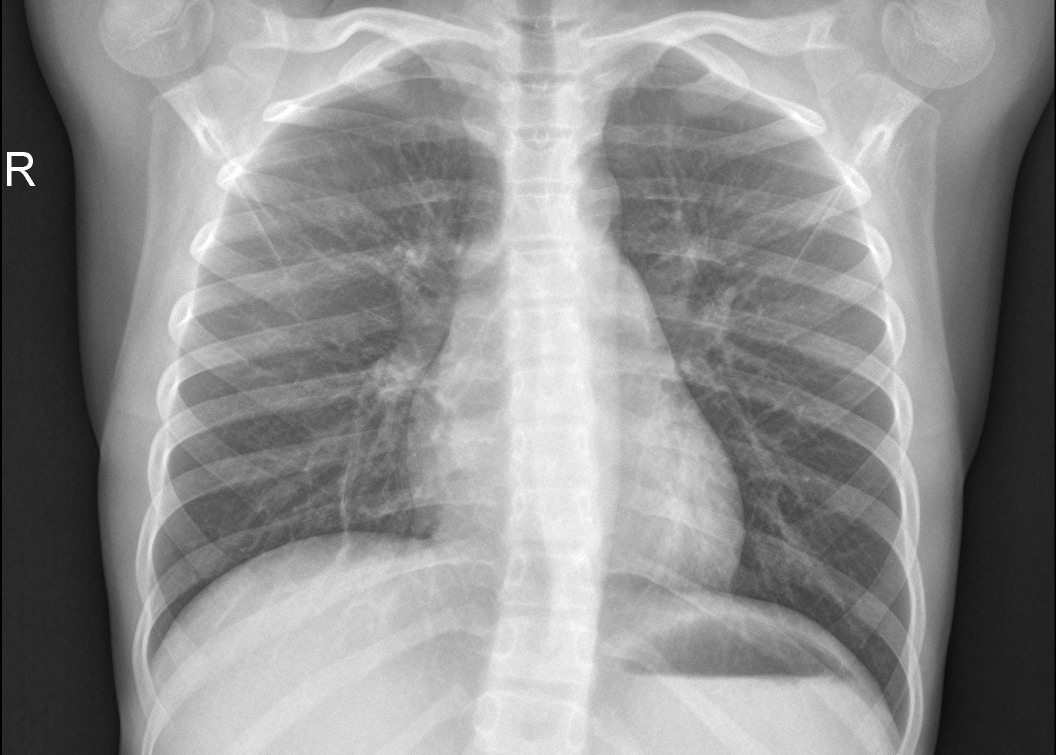
#> input picture data/chest_xray/test/NORMAL/IM-0003-0001.jpeg, 2111 x 1509 px (shown at 1/2 size); its folder holds only this picture in this run
$ jupyter execute --allow-errors EDA.ipynb
#> lines starting #> are read from the running program, lines starting #| are printed output that depends on the picture
Exploratory Data Analysis (EDA) for Pneumonia Chest X-Ray Dataset

Dataset: Kermany et al. (2018) - https://www.kaggle.com/datasets/paultimothymooney/chest-xray-pneumonia

[cell 1]
import os
import numpy as np
import pandas as pd
import matplotlib.pyplot as plt
import seaborn as sns
from pathlib import Path
from PIL import Image
import cv2
from collections import Counter
import warnings
warnings.filterwarnings('ignore')

[cell 2]
DATA_DIR = Path('../data/chest_xray')
RESULTS_DIR = Path('../results/eda')
RESULTS_DIR.mkdir(parents=True, exist_ok=True)

[cell 3]
IMG_EXTENSIONS = ['.jpeg']

def count_images_in_directory(directory):
    """Count images in a directory"""
    return len(list(directory.glob('*.jpeg')))

# Analyze dataset structure
dataset_stats = []

for split in ['train', 'test', 'val']:
    split_dir = DATA_DIR / split
    if split_dir.exists():
        for class_name in ['NORMAL', 'PNEUMONIA']:
            class_dir = split_dir / class_name
            if class_dir.exists():
                count = count_images_in_directory(class_dir)
                dataset_stats.append({
                    'Split': split.capitalize(),
                    'Class': class_name,
                    'Count': count
                })
                print(f"{split.upper()}/{class_name}: {count} images")

df_stats = pd.DataFrame(dataset_stats)

[cell 4]
print(df_stats)

### SUMMARY STATISTICS

#> (a cell that did not finish here is left out)

### SAMPLE IMAGES VISUALIZATION

[cell 6]
def load_sample_images(class_dir, num_samples=4):
    """Load random sample images from a directory"""
#> called with num_samples = 4
    image_paths = []
    for ext in IMG_EXTENSIONS:
        image_paths.extend(list(class_dir.glob(f'*{ext}')))

    # Randomly select samples
    np.random.seed(42)  # For reproducibility
    selected = np.random.choice(image_paths, min(num_samples, len(image_paths)), replace=False)

    images = []
    for path in selected:
        img = cv2.imread(str(path), cv2.IMREAD_GRAYSCALE)
#> img is the input picture: shape (1509, 2111); min 0, max 255, mean 142.4
        if img is not None:
            images.append(img)

    return images

# Load sample images
normal_dir = DATA_DIR / 'train' / 'NORMAL'
pneumonia_dir = DATA_DIR / 'train' / 'PNEUMONIA'

normal_samples = load_sample_images(normal_dir, num_samples=4)
#> normal_samples = 1 item
pneumonia_samples = load_sample_images(pneumonia_dir, num_samples=4)
#> call 2 of load_sample_images, with num_samples = 4
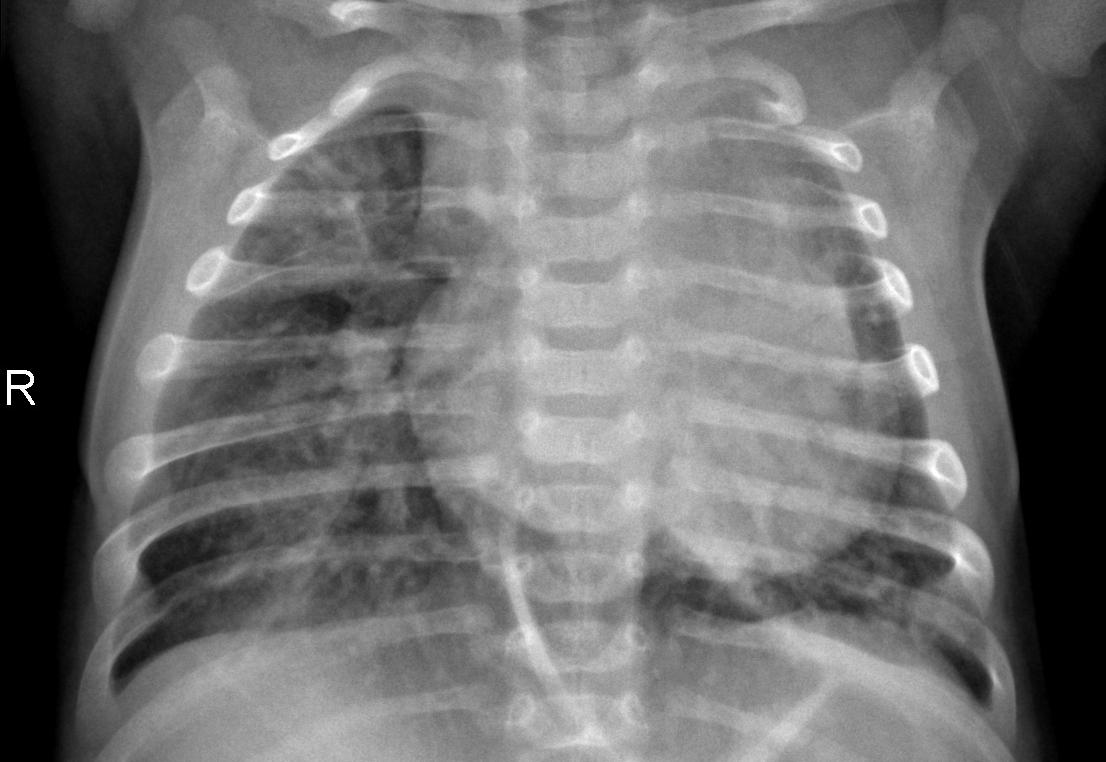
#> input picture data/chest_xray/test/PNEUMONIA/person100_bacteria_475.jpeg, 1106 x 762 px
#> in load_sample_images, img is the input picture: shape (762, 1106); min 0, max 255, mean 110.6
#> pneumonia_samples = 1 item

# Create visualization
fig, axes = plt.subplots(2, 4, figsize=(16, 8))

# Plot normal samples
for i, img in enumerate(normal_samples):
    axes[0, i].imshow(img, cmap='gray')
    axes[0, i].set_title(f'Normal {i+1}', fontsize=12, fontweight='bold', color='green')
    axes[0, i].axis('off')
#> this loop made 1 pass

# Plot pneumonia samples
for i, img in enumerate(pneumonia_samples):
    axes[1, i].imshow(img, cmap='gray')
    axes[1, i].set_title(f'Pneumonia {i+1}', fontsize=12, fontweight='bold', color='red')
    axes[1, i].axis('off')

plt.suptitle('Sample Chest X-Ray Images', fontsize=18, fontweight='bold', y=0.98)
plt.tight_layout()
plt.savefig(RESULTS_DIR / 'sample_images.png', dpi=300, bbox_inches='tight')
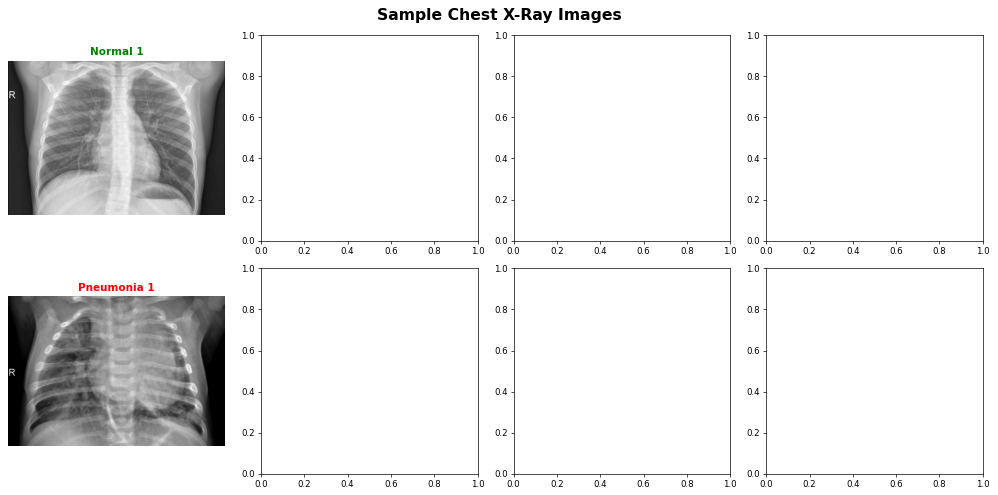
#> figure drawn by matplotlib, 2 panels
print(f" Sample images saved: {RESULTS_DIR / 'sample_images.png'}")
plt.show()

[cell 7]
# Prepare data for visualization
train_data = df_stats[df_stats['Split'] == 'Train']
#> (the rest of this cell did not finish here and is left out)

### Image Dimension Analysis (EDA / Data Profiling)

Before starting the modelling phase, we inspect basic image properties across the dataset (train/val/test), namely **width**, **height**, **aspect ratio**, and **file size**.
This is an **exploratory sanity-check** step (not the final preprocessing pipeline) whose goal is to understand how heterogeneous the images are and to identify potential outliers or inconsistencies.

These statistics help us justify key preprocessing choices required by CNN-based models, such as:
- the **input resolution** to adopt (e.g., 224×224 for many pretrained networks),
- whether resizing may introduce **distortion** (aspect ratio variability),
- whether we should prefer **resize + padding** vs **cropping**,
- and whether there are unusual files (very small/large images or atypical file sizes) that may need filtering.

The outputs are saved as a figure (`dimension_analysis.png`) and a summary table (`dimension_statistics.csv`) for reporting and reproducibility.

[cell 8]
def analyze_dimensions(data_dir, max_samples=1000):
    """Analyze image dimensions across dataset"""
    dimensions = []
    aspect_ratios = []
    file_sizes = []

    sample_count = 0

    for split in ['train', 'test', 'val']:
        split_dir = data_dir / split
        if not split_dir.exists():
            continue

        for class_name in ['NORMAL', 'PNEUMONIA']:
            class_dir = split_dir / class_name
            if not class_dir.exists():
                continue

            image_paths = []
            for ext in IMG_EXTENSIONS:
                image_paths.extend(list(class_dir.glob(f'*{ext}')))

            # Sample if too many images
            if len(image_paths) > max_samples // 6:
                np.random.seed(42)
                image_paths = np.random.choice(image_paths, max_samples // 6, replace=False)

            for img_path in image_paths:
                try:
                    img = Image.open(img_path)
                    width, height = img.size
                    dimensions.append((width, height))
                    aspect_ratios.append(width / height)
                    file_sizes.append(os.path.getsize(img_path) / 1024)  # KB
                    sample_count += 1
                except Exception as e:
                    print(f"Error loading {img_path}: {e}")

    print(f"Analyzed {sample_count} images")

    return np.array(dimensions), np.array(aspect_ratios), np.array(file_sizes)

# Analyze dimensions
dimensions, aspect_ratios, file_sizes = analyze_dimensions(DATA_DIR)

widths = dimensions[:, 0]
heights = dimensions[:, 1]

# Print statistics
print("\nDimension Statistics:")
print(f"  Width  - Min: {widths.min()}, Max: {widths.max()}, Mean: {widths.mean():.1f}, Std: {widths.std():.1f}")
print(f"  Height - Min: {heights.min()}, Max: {heights.max()}, Mean: {heights.mean():.1f}, Std: {heights.std():.1f}")
print(f"  Aspect Ratio - Mean: {aspect_ratios.mean():.3f}, Std: {aspect_ratios.std():.3f}")
print(f"  File Size (KB) - Mean: {file_sizes.mean():.1f}, Std: {file_sizes.std():.1f}")

# Create visualization
fig, axes = plt.subplots(2, 3, figsize=(18, 12))

# Width distribution
axes[0, 0].hist(widths, bins=50, color='steelblue', edgecolor='black', alpha=0.7)
axes[0, 0].axvline(widths.mean(), color='red', linestyle='--', linewidth=2, label=f'Mean: {widths.mean():.0f}')
axes[0, 0].set_xlabel('Width (pixels)', fontsize=12, fontweight='bold')
axes[0, 0].set_ylabel('Frequency', fontsize=12, fontweight='bold')
axes[0, 0].set_title('Image Width Distribution', fontsize=14, fontweight='bold')
axes[0, 0].legend()
axes[0, 0].grid(alpha=0.3)

# Height distribution
axes[0, 1].hist(heights, bins=50, color='forestgreen', edgecolor='black', alpha=0.7)
axes[0, 1].axvline(heights.mean(), color='red', linestyle='--', linewidth=2, label=f'Mean: {heights.mean():.0f}')
axes[0, 1].set_xlabel('Height (pixels)', fontsize=12, fontweight='bold')
axes[0, 1].set_ylabel('Frequency', fontsize=12, fontweight='bold')
axes[0, 1].set_title('Image Height Distribution', fontsize=14, fontweight='bold')
axes[0, 1].legend()
axes[0, 1].grid(alpha=0.3)

# Aspect ratio distribution
axes[0, 2].hist(aspect_ratios, bins=50, color='coral', edgecolor='black', alpha=0.7)
axes[0, 2].axvline(aspect_ratios.mean(), color='red', linestyle='--', linewidth=2,
                   label=f'Mean: {aspect_ratios.mean():.3f}')
axes[0, 2].set_xlabel('Aspect Ratio (W/H)', fontsize=12, fontweight='bold')
axes[0, 2].set_ylabel('Frequency', fontsize=12, fontweight='bold')
axes[0, 2].set_title('Aspect Ratio Distribution', fontsize=14, fontweight='bold')
axes[0, 2].legend()
axes[0, 2].grid(alpha=0.3)

# Width vs Height scatter
axes[1, 0].scatter(widths, heights, alpha=0.3, s=10, color='purple')
axes[1, 0].set_xlabel('Width (pixels)', fontsize=12, fontweight='bold')
axes[1, 0].set_ylabel('Height (pixels)', fontsize=12, fontweight='bold')
axes[1, 0].set_title('Width vs Height', fontsize=14, fontweight='bold')
axes[1, 0].grid(alpha=0.3)

# Add reference line for 224x224 (common resize target)
axes[1, 0].axhline(224, color='red', linestyle='--', alpha=0.5, label='224px')
axes[1, 0].axvline(224, color='red', linestyle='--', alpha=0.5)
axes[1, 0].legend()

# File size distribution
axes[1, 1].hist(file_sizes, bins=50, color='orange', edgecolor='black', alpha=0.7)
axes[1, 1].axvline(file_sizes.mean(), color='red', linestyle='--', linewidth=2,
                   label=f'Mean: {file_sizes.mean():.1f} KB')
axes[1, 1].set_xlabel('File Size (KB)', fontsize=12, fontweight='bold')
axes[1, 1].set_ylabel('Frequency', fontsize=12, fontweight='bold')
axes[1, 1].set_title('File Size Distribution', fontsize=14, fontweight='bold')
axes[1, 1].legend()
axes[1, 1].grid(alpha=0.3)

# Box plots for width and height
bp_data = [widths, heights]
bp = axes[1, 2].boxplot(bp_data, labels=['Width', 'Height'], patch_artist=True,
                        boxprops=dict(facecolor='lightblue', alpha=0.7),
                        medianprops=dict(color='red', linewidth=2))
axes[1, 2].set_ylabel('Pixels', fontsize=12, fontweight='bold')
axes[1, 2].set_title('Dimension Statistics (Box Plot)', fontsize=14, fontweight='bold')
axes[1, 2].grid(alpha=0.3, axis='y')

plt.tight_layout()
plt.savefig(RESULTS_DIR / 'dimension_analysis.png', dpi=300, bbox_inches='tight')
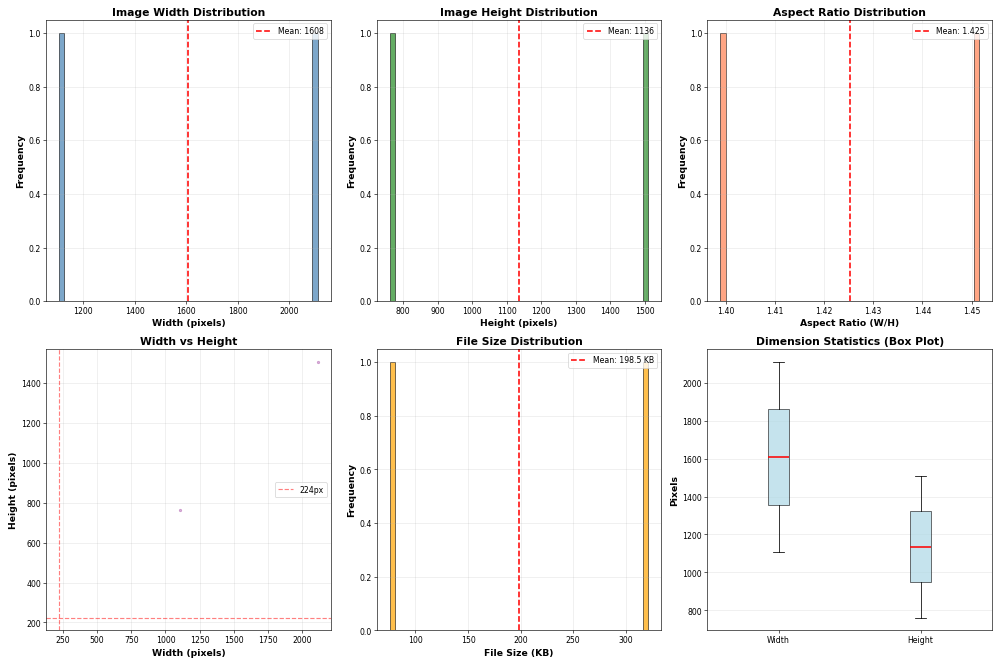
#> figure drawn by matplotlib, 6 panels
print(f"✓ Dimension analysis plot saved: {RESULTS_DIR / 'dimension_analysis.png'}")
plt.show()

# Save dimension statistics
dim_stats = pd.DataFrame({
    'Metric': ['Width Min', 'Width Max', 'Width Mean', 'Width Std',
               'Height Min', 'Height Max', 'Height Mean', 'Height Std',
               'Aspect Ratio Mean', 'Aspect Ratio Std',
               'File Size Mean (KB)', 'File Size Std (KB)'],
    'Value': [widths.min(), widths.max(), widths.mean(), widths.std(),
              heights.min(), heights.max(), heights.mean(), heights.std(),
              aspect_ratios.mean(), aspect_ratios.std(),
              file_sizes.mean(), file_sizes.std()]
})
#> (the rest of this cell did not finish here and is left out)

[cell 9]
def sample_pixel_intensities(data_dir, class_name, split='train', num_samples=100):
    """Sample pixel intensities from images"""
    class_dir = data_dir / split / class_name

    image_paths = []
    for ext in IMG_EXTENSIONS:
        image_paths.extend(list(class_dir.glob(f'*{ext}')))

    # Random sample
    np.random.seed(42)
    selected = np.random.choice(image_paths, min(num_samples, len(image_paths)), replace=False)

    all_intensities = []
    for img_path in selected:
        img = cv2.imread(str(img_path), cv2.IMREAD_GRAYSCALE)
        if img is not None:
            all_intensities.extend(img.flatten())

    return np.array(all_intensities)

# Sample intensities
print("Sampling pixel intensities...")
normal_intensities = sample_pixel_intensities(DATA_DIR, 'NORMAL', num_samples=100)
pneumonia_intensities = sample_pixel_intensities(DATA_DIR, 'PNEUMONIA', num_samples=100)

print(f"Normal samples: {len(normal_intensities):,} pixels")
print(f"Pneumonia samples: {len(pneumonia_intensities):,} pixels")

# Statistics
print("\nIntensity Statistics (0-255 scale):")
print(f"  Normal    - Mean: {normal_intensities.mean():.2f}, Std: {normal_intensities.std():.2f}")
print(f"  Pneumonia - Mean: {pneumonia_intensities.mean():.2f}, Std: {pneumonia_intensities.std():.2f}")

# Create visualization
fig, axes = plt.subplots(2, 2, figsize=(16, 12))

# Histogram overlay
axes[0, 0].hist(normal_intensities, bins=50, alpha=0.6, label='Normal',
                color='green', edgecolor='black', density=True)
axes[0, 0].hist(pneumonia_intensities, bins=50, alpha=0.6, label='Pneumonia',
                color='red', edgecolor='black', density=True)
axes[0, 0].set_xlabel('Pixel Intensity (0-255)', fontsize=12, fontweight='bold')
axes[0, 0].set_ylabel('Density', fontsize=12, fontweight='bold')
axes[0, 0].set_title('Pixel Intensity Distribution Comparison', fontsize=14, fontweight='bold')
axes[0, 0].legend(fontsize=12)
axes[0, 0].grid(alpha=0.3)

# Separate histograms
axes[0, 1].hist(normal_intensities, bins=50, color='green', edgecolor='black', alpha=0.7)
axes[0, 1].axvline(normal_intensities.mean(), color='darkgreen', linestyle='--', linewidth=2,
                   label=f'Mean: {normal_intensities.mean():.1f}')
axes[0, 1].set_xlabel('Pixel Intensity', fontsize=12, fontweight='bold')
axes[0, 1].set_ylabel('Frequency', fontsize=12, fontweight='bold')
axes[0, 1].set_title('Normal X-Rays - Intensity Distribution', fontsize=14, fontweight='bold')
axes[0, 1].legend()
axes[0, 1].grid(alpha=0.3)

axes[1, 0].hist(pneumonia_intensities, bins=50, color='red', edgecolor='black', alpha=0.7)
axes[1, 0].axvline(pneumonia_intensities.mean(), color='darkred', linestyle='--', linewidth=2,
                   label=f'Mean: {pneumonia_intensities.mean():.1f}')
axes[1, 0].set_xlabel('Pixel Intensity', fontsize=12, fontweight='bold')
axes[1, 0].set_ylabel('Frequency', fontsize=12, fontweight='bold')
axes[1, 0].set_title('Pneumonia X-Rays - Intensity Distribution', fontsize=14, fontweight='bold')
axes[1, 0].legend()
axes[1, 0].grid(alpha=0.3)

# Box plot comparison
bp_data = [normal_intensities, pneumonia_intensities]
bp = axes[1, 1].boxplot(bp_data, labels=['Normal', 'Pneumonia'], patch_artist=True,
                        boxprops=dict(alpha=0.7),
                        medianprops=dict(color='red', linewidth=2))
bp['boxes'][0].set_facecolor('green')
bp['boxes'][1].set_facecolor('red')
axes[1, 1].set_ylabel('Pixel Intensity', fontsize=12, fontweight='bold')
axes[1, 1].set_title('Intensity Comparison (Box Plot)', fontsize=14, fontweight='bold')
axes[1, 1].grid(alpha=0.3, axis='y')

plt.tight_layout()
plt.savefig(RESULTS_DIR / 'intensity_analysis.png', dpi=300, bbox_inches='tight')
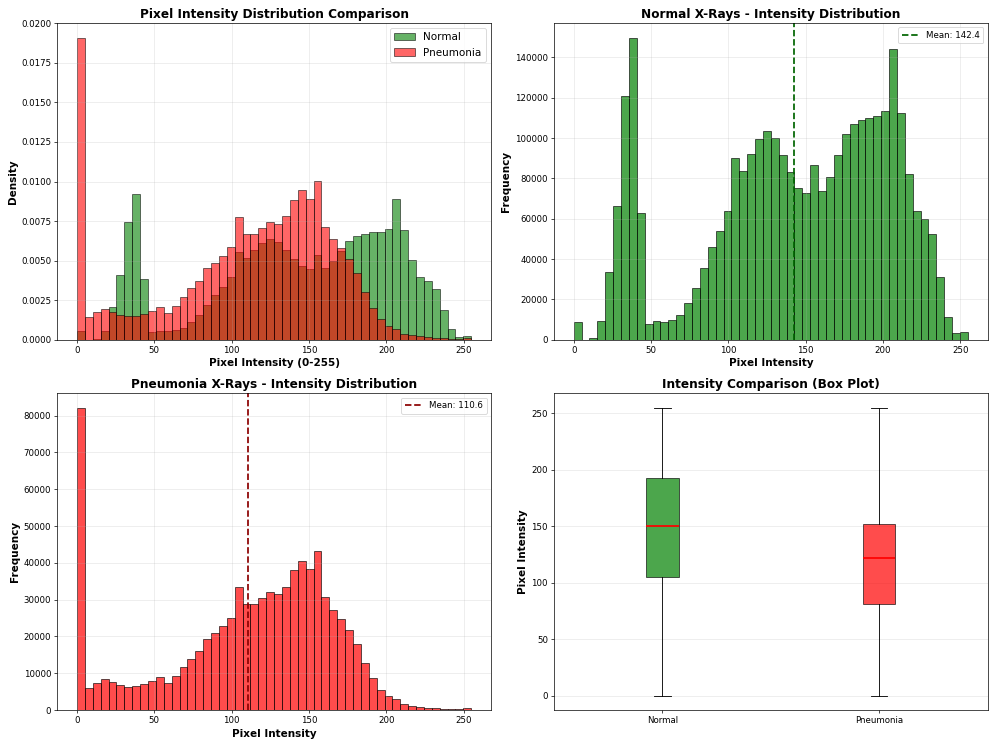
#> figure drawn by matplotlib, 4 panels; panel 1: tallest bar 0.00921 high, from x = 35.7 to 40.8; panel 1: tallest bar 0.0191 high, from x = 0 to 5.1; panel 2: tallest bar 149623 high, from x = 35.7 to 40.8; panel 3: tallest bar 81966 high, from x = 0 to 5.1
print(f" Intensity analysis plot saved: {RESULTS_DIR / 'intensity_analysis.png'}")
plt.show()
